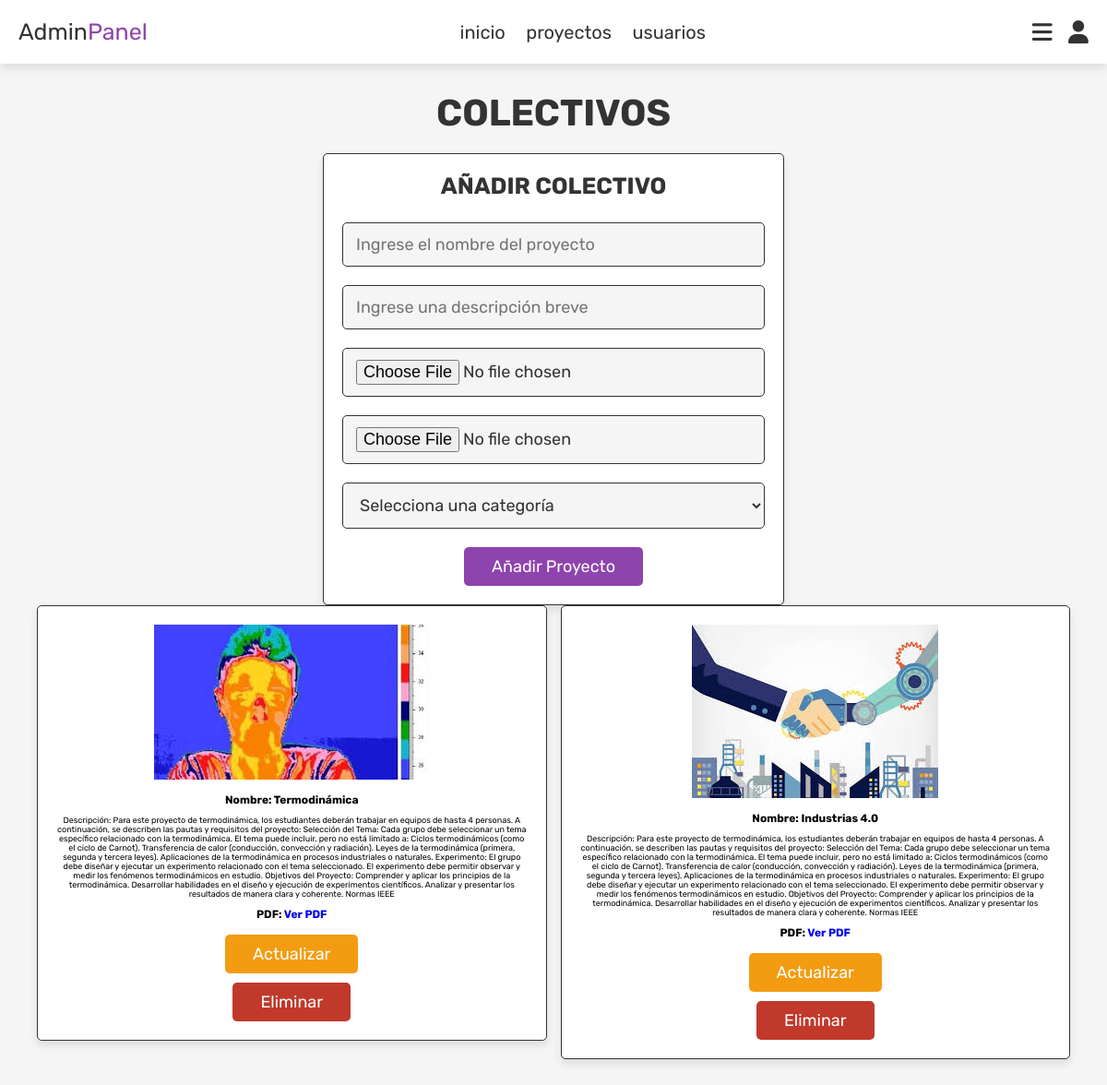
The app's page /admin_productos.php (signed in) with its own data.
### tables this page shows
CREATE TABLE `products` (
  `id` int(100) NOT NULL,
  `name` varchar(100) NOT NULL,
  `price` varchar(1000) NOT NULL,
  `image` varchar(100) NOT NULL,
  `category` varchar(50) NOT NULL,
  `pdf_file` varchar(255) DEFAULT NULL
);

### admin_productos.php (the view, shortened to what this page needs)
<?php
include 'conexion.php';
?>
<!DOCTYPE html>
<html lang="es">
<head>
   <link rel="stylesheet" href="https://cdnjs.cloudflare.com/ajax/libs/font-awesome/6.0.0/css/all.min.css">
   <link rel="stylesheet" href="css/admin_style.css">
</head>
<body>
<?php include 'admin_header.php'; ?>
<section class="add-products">
   <h1 class="title">Colectivos</h1>
   <form action="" method="post" enctype="multipart/form-data">
   <h3>Añadir Colectivo</h3>
   <input type="text" name="name" class="caja" placeholder="Ingrese el nombre del proyecto" required>
   <input type="text" name="price" class="caja" placeholder="Ingrese una descripción breve" required>
   <input type="file" name="image" accept="image/jpg, image/jpeg, image/png" class="caja" required>
   <input type="file" name="pdf_file" accept="application/pdf" class="caja" required>
   <select name="category" class="caja" required>
      <option value="">Selecciona una categoría</option>
   </select>
   <input type="submit" value="Añadir Proyecto" name="add_product" class="boton">
</form>
   <section class="show-products">
   <div class="caja-container">
      <?php
         $select_products = mysqli_query($conn, "SELECT * FROM `products`") or die('fallo en la consulta');
         if (mysqli_num_rows($select_products) > 0) {
            while ($fetch_products = mysqli_fetch_assoc($select_products)) {
      ?>
    <div class="caja">
   <img src="uploaded_img/<?php echo $fetch_products['image']; ?>" alt="" class="image">
   <div class="name">Nombre: <?php echo $fetch_products['name']; ?></div>
   <div class="price">Descripción: <?php echo $fetch_products['price']; ?></div>
   <div class="name">PDF: <a href="<?php echo "uploaded_pdf/" . $fetch_products['pdf_file']; ?>" target="_blank">Ver PDF</a></div>
   <a href="admin_productos.php?update=<?php echo $fetch_products['id']; ?>" class="boton-opcion">Actualizar</a>
   <a href="admin_productos.php?delete=<?php echo $fetch_products['id']; ?>" class="boton-eliminar" onclick="return confirm('¿Eliminar este proyecto?');">Eliminar</a>
</div>
      <?php
            }
         } else {
            echo "<p>No hay más proyectos disponibles.</p>";
         }
      ?>
   </div>
</section>
</body>
</html>

### css/admin_style.css (style rules this page uses)
:root { --purple:#8e44ad; --red:#c0392b; --orange:#f39c12; --black:#333; --white:#fff; --light-color:#666; --light-white:#ccc; --light-bg:#f5f5f5; --border:.1rem solid var(--black); --box-shadow:0 .5rem 1rem rgba(0,0,0,.1); }
* { font-family: 'Rubik', sans-serif; margin:0; padding:0; box-sizing: border-box; outline: none; border:none; text-decoration: none; transition:all .2s linear; }
html { font-size: 62.5%; overflow-x: hidden; }
body { background-color: var(--light-bg); }
section { padding:3rem 2rem; }
.title { text-align: center; margin-bottom: 2rem; text-transform: uppercase; color:var(--black); font-size: 4rem; }
.boton, .boton-opcion, .boton-eliminar, .boton-blanco { display: inline-block; margin-top: 1rem; padding:1rem 3rem; cursor: pointer; color:var(--white); font-size: 1.8rem; border-radius: .5rem; text-transform: capitalize; }
.boton-blanco, .boton { background-color: var(--purple); }
.boton-opcion { background-color: var(--orange); }
.boton-eliminar { background-color: var(--red); }
.add-products form { background-color: var(--white); border-radius: .5rem; padding:2rem; text-align: center; box-shadow: var(--box-shadow); border:var(--border); max-width: 50rem; margin:0 auto; }
.add-products form h3 { font-size: 2.5rem; text-transform: uppercase; color:var(--black); margin-bottom: 1.5rem; }
.add-products form .caja { width: 100%; background-color: var(--light-bg); border-radius: .5rem; margin:1rem 0; padding:1.2rem 1.4rem; color:var(--black); font-size: 1.8rem; border:var(--border); }
.show-products { padding-top: 0; }
.show-products .caja-container { display: grid; grid-template-columns: repeat(auto-fit, minmax(30rem, 1fr)); justify-content: center; gap: 1.5rem; max-width: 1200px; margin: 0 auto; align-items: flex-start; }
.show-products .caja-container .caja { display: flex; flex-direction: column; align-items: center; padding: 2rem; border-radius: .5rem; border: var(--border); box-shadow: var(--box-shadow); background-color: var(--white); width: 100%; box-sizing: border-box; transition: transform 0.3s; }
.show-products .caja-container .caja img { max-width: 100%; height: auto; margin-bottom: 1rem; }
.show-products .caja-container .caja .name, .show-products .caja-container .caja .price, .show-products .caja-container .caja .description { width: 100%; box-sizing: border-box; word-wrap: break-word; text-align: center; margin: 0.5rem 0; color: var(--text-color); }
.show-products .caja-container .caja .name { font-weight: bold; font-size: 1.2rem; }
.show-products .caja-container .caja .price { color: var(--price-color); font-size: 0.9rem; color: var(--description-color); }

### records on screen
products: image (picture), name "Termodinámica", price "Para este proyecto de termodinámica, los estudiantes deberán trabajar en equipos de hasta 4 personas. A continuación, se describen las pautas y requisitos del proyecto: Selección del Tema: Cada grupo debe seleccionar un tema específico relacionado con la termodinámica. El tema puede incluir, pero no está limitado a: Ciclos termodinámicos (como el ciclo de Carnot). Transferencia de calor (conducción, convección y radiación). Leyes de la termodinámica (primera, segunda y tercera leyes). Aplicaciones de la termodinámica en procesos industriales o naturales. Experimento: El grupo debe diseñar y ejecutar un experimento relacionado con el tema seleccionado. El experimento debe permitir observar y…"
products: image (picture), name "Industrias 4.0", price "Para este proyecto de termodinámica, los estudiantes deberán trabajar en equipos de hasta 4 personas. A continuación, se describen las pautas y requisitos del proyecto: Selección del Tema: Cada grupo debe seleccionar un tema específico relacionado con la termodinámica. El tema puede incluir, pero no está limitado a: Ciclos termodinámicos (como el ciclo de Carnot). Transferencia de calor (conducción, convección y radiación). Leyes de la termodinámica (primera, segunda y tercera leyes). Aplicaciones de la termodinámica en procesos industriales o naturales. Experimento: El grupo debe diseñar y ejecutar un experimento relacionado con el tema seleccionado. El experimento debe permitir observar y…"
